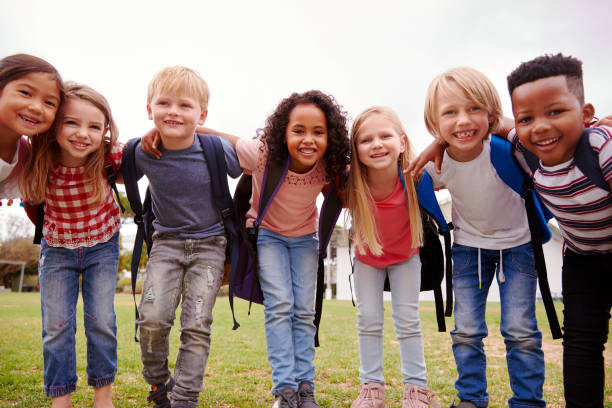
#> input picture assets/children.jpg, 612 x 408 px, given in place of the camera
$ python camera_detection.py
#> lines starting #> are read from the running program, lines starting #| are printed output that depends on the picture; after the words box and inside, x2 and y2 are one past the last pixel; in counts of white or black regions, pixels touching at a corner belong together
import cv2

def main():
    cap = cv2.VideoCapture(0)
    # initialize front face classifier
    cascade = cv2.CascadeClassifier("assets/haarcascade_frontalface_default.xml")

    while True:
        re, df = cap.read()
#> df is the input picture: shape (408, 612, 3); mean B, G, R 128.1, 134.8, 153.6
        # Convert to black-and-white
        gray_cap = cv2.cvtColor(df, cv2.COLOR_BGR2GRAY)
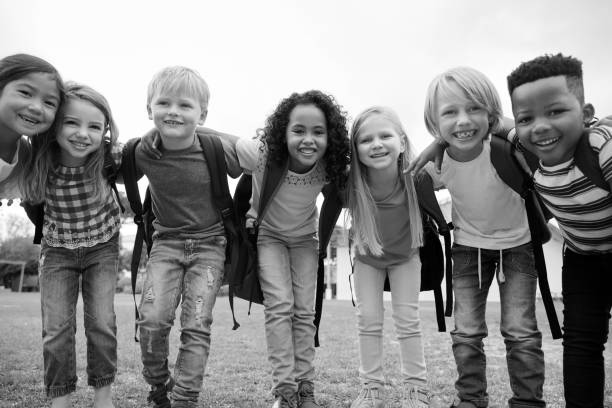
#> gray_cap: shape (408, 612); min 0, max 255, mean 139.7
        blackwhite = cv2.equalizeHist(gray_cap)
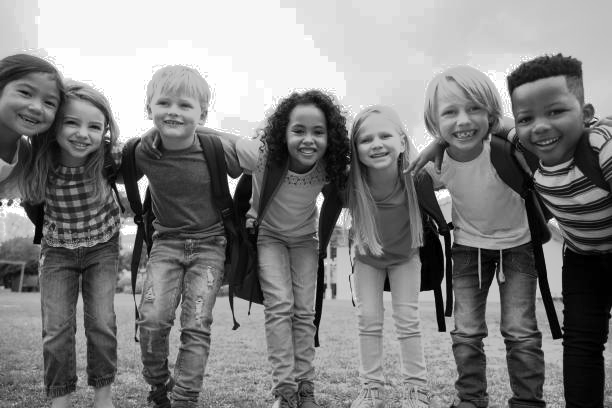
#> blackwhite: shape (408, 612); min 0, max 255, mean 128.7

        # Detect faces
        rects = cascade.detectMultiScale(
            blackwhite, scaleFactor=1.3, minNeighbors=4, minSize=(30, 30),
            flags=cv2.CASCADE_SCALE_IMAGE)
#> rects = [[281, 108, 57, 57], [432, 88, 61, 61], [54, 102, 59, 59], [352, 117, 53, 53]]

        # Add all bounding boxes to the image
        for x, y, w, h in rects:
            cv2.rectangle(df, (x, y), (x + w, y + h), (0, 255, 0), 2)
#> this loop made 4 passes
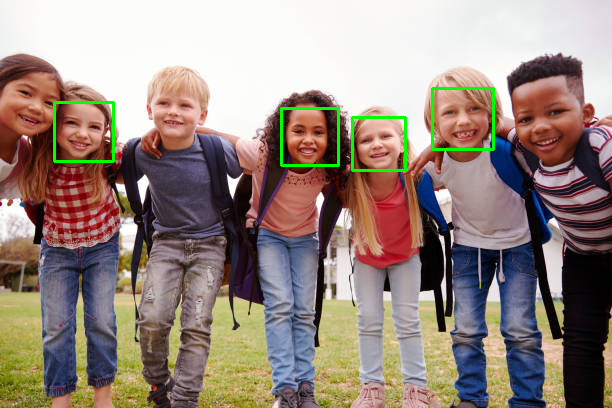
#> df: shape (408, 612, 3); 1.1% of pixels changed, all inside (x1, y1, x2, y2) = (53, 87, 495, 172)

        # Display the resulting frame
        cv2.imshow('frame', df)
        if cv2.waitKey(1) & 0xFF == ord('q'):
#> (key q is pressed here)
            break

    # When everything done, release the capture
    cap.release()
    cv2.destroyAllWindows()


if __name__=='__main__':
    main()
